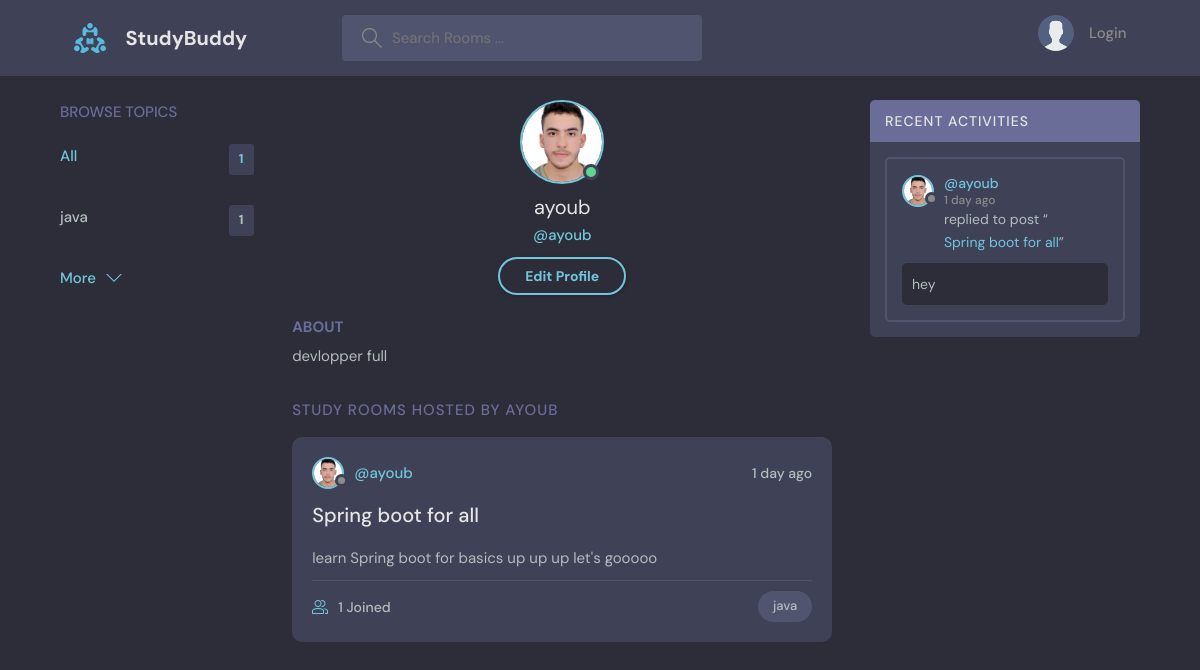
The page /user_profile/1/ on the database its author committed.
### base/models.py (models this page shows, shortened)
class Topic (models.Model):
    name = models.CharField(max_length=200)

class User(AbstractUser):
    name = models.CharField(max_length=200 , null=True)
    email = models.EmailField(unique = True)
    bio = models.TextField(null=True)
    profile_image = models.ImageField(null=True, default="avatar.svg")
    USERNAME_FIELD = 'email'
    REQUIRED_FIELDS = []

class Room(models.Model):
    host =models.ForeignKey(User,on_delete=models.SET_NULL,null=True)
    topic = models.ForeignKey(Topic,on_delete=models.SET_NULL,null=True)
    name= models.CharField(max_length=200)
    description = models.TextField(null=True,blank=True)
    participants = models.ManyToManyField(User, related_name='participants',blank=True)
    updated = models.DateTimeField(auto_now=True)
    created = models.DateTimeField(auto_now_add=True)
    class Meta:
        ordering = ['-updated','-created']

class Message(models.Model):
    user = models.ForeignKey(User,on_delete=models.CASCADE)
    room = models.ForeignKey(Room, on_delete=models.CASCADE)
    body = models.TextField()
    updated=models.DateTimeField(auto_now=True)
    created=models.DateTimeField(auto_now_add=True)

### base/views.py (the view)
# urls.py: path('user_profile/<str:pk>/',views.userProfile,name='user_profile'),
def userProfile(request,pk):
    user=User.objects.get(id=pk)
    rooms = user.room_set.all()
    room_message= user.message_set.all()
    Topics = Topic.objects.all()
    context={'user':user, 'rooms':rooms ,'room_message':room_message , 'Topics':Topics}
    return render(request,'base/profile.html',context)

### base/templates/base/profile.html
{% extends 'main.html' %}
{% block content %}
  <main class="profile-page layout layout--3">
    <div class="container">
      {% include 'base/topics_component.html' %}
      <div class="roomList">
        <div class="profile">
          <div class="profile__avatar">
            <div class="avatar avatar--large active">
              <img src="{{user.profile_image.url}}" />
            </div>
          </div>
          <div class="profile__info">
            <h3>{{user.username}}</h3>
            <p>@{{user.username}}</p>
            <a href="{% url 'update_profile' %}" class="btn btn--main btn--pill">Edit Profile</a>
          </div>
          <div class="profile__about">
            <h3>About</h3>
            <p>
              {{user.bio}}
            </p>
          </div>
        </div>
        <div class="roomList__header">
          <div>
            <h2>Study Rooms Hosted by {{user.username}}</a>
            </h2>
          </div>
        </div>
        {% include 'base/feed_component.html' %}
      </div>
        {% include 'base/activity_component.html' %}
    </div>
  </main>
{% endblock %}

### templates/main.html (shortened to what this page needs)
<!DOCTYPE html>
{% load static %}
<html lang="en">
  <head>
    <link rel="stylesheet" href="{% static 'styles/style.css' %}" />
  </head>
  <body>
    {% include 'navbar.html' %}  {% block content %} {% endblock %}
  </body>
</html>

### templates/navbar.html (shortened to what this page needs)
{% load static %}
<header class="header header--loggedIn">
  <div class="container">
    <a href="{% url 'home' %}" class="header__logo">
      <img src="{% static 'images/logo.svg' %}" />
      <h1>StudyBuddy</h1>
    </a>
    <form class="header__search" method="GET" action="{% url 'home' %}">
      <label>
        <input type="text" name="q" placeholder="Search Rooms ..." />
      </label>
    </form>
    <nav class="header__menu">
      {% if request.user.is_authenticated %}
      <div class="header__user">
        <a href="{% url 'user_profile' user.id %}">
          <div class="avatar avatar--medium active">
            <img src="{{user.profile_image.url}}" />
          </div>
          <p>
            {{request.user.username}}
            <span> @{{request.user.username}} </span>
          </p>
        </a>
        <button class="dropdown-button">
          <svg
            version="1.1"
            xmlns="http://www.w3.org/2000/svg"
            width="32"
            height="32"
            viewBox="0 0 32 32"
          >
            <title>chevron-down</title>
            <path d="M16 21l-13-13h-3l16 16 16-16h-3l-13 13z"></path>
          </svg>
        </button>
      </div>
      {% else %}
      <a href="{% url 'login' %}">
        <img src="{% static 'images/avatar.svg'%}" />
        <p>Login</p>
      </a>
      {% endif %}
    </nav>
  </div>
</header>

### base/templates/base/topics_component.html
<div class="topics">
  <div class="topics__header">
    <h2>Browse Topics</h2>
  </div>
  <ul class="topics__list">
    <li>
      <a href="{% url 'home' %}" class="active"
        >All <span>{{Topics.count}}</span></a
      >
    </li>
    {% for topic in Topics %}
    <li>
      <a href="{% url 'home' %}?q={{topic.name}}"
        >{{ topic.name }} <span>{{topic.room_set.all.count}}</span></a
      >
    </li>
    {% endfor %}
  </ul>
  <a class="btn btn--link" href="topics.html">
    More
    <svg
      version="1.1"
      xmlns="http://www.w3.org/2000/svg"
      width="32"
      height="32"
      viewBox="0 0 32 32"
    >
      <title>chevron-down</title>
      <path d="M16 21l-13-13h-3l16 16 16-16h-3l-13 13z"></path>
    </svg>
  </a>
</div>

### base/templates/base/feed_component.html (shortened to what this page needs)
{% for room in rooms %}
<div class="roomListRoom">
  <div class="roomListRoom__header">
    <a
      href="{% url 'user_profile' room.host.id %}"
      class="roomListRoom__author"
    >
      <div class="avatar avatar--small">
        <img src="{{room.host.profile_image.url}}" />
      </div>
      <span>@{{room.host.username}}</span>
    </a>
    <div class="roomListRoom__actions">
      <span>{{room.created|timesince}} ago</span>
    </div>
  </div>
  <div class="roomListRoom__content">
    <a href="{% url 'room' room.id %}">{{room.name}}</a>
    <p>{{room.description}}</p>
  </div>
  <div class="roomListRoom__meta">
    <a href="{% url 'room' room.id %}" class="roomListRoom__joined">
      {{room.participants.all.count}} Joined
    </a>
    <p class="roomListRoom__topic">{{room.topic.name}}</p>
  </div>
</div>
{% endfor %}

### base/templates/base/activity_component.html (shortened to what this page needs)
<div class="activities">
  <div class="activities__header">
    <h2>Recent Activities</h2>
  </div>
  {% for message in room_message %}
  <div class="activities__box">
    <div class="activities__boxHeader roomListRoom__header">
      <a
        href="{% url 'user_profile' message.user.id %}"
        class="roomListRoom__author"
      >
        <div class="avatar avatar--small">
          <img src="{{message.user.profile_image.url}}" />
        </div>
        <p>
          @{{message.user.username}}
          <span>{{message.created|timesince}} ago</span>
        </p>
      </a>
    </div>
    <div class="activities__boxContent">
      <p>
        replied to post “<a href="{% url 'room' message.room.id %}"
          >{{message.room.name}}</a
        >”
      </p>
      <div class="activities__boxRoomContent">{{message.body}}</div>
    </div>
  </div>
  {% endfor %}
</div>

### rows shown on the page
Topic: name "java", room_set.all.count "1"
User: profile_image (picture), username "ayoub", bio "devlopper full", username "AYOUB"
Room: host.profile_image (picture), host.username "ayoub", created "1 day", name "Spring boot for all", description "learn Spring boot for basics up up up let's gooooo", participants.all.count "1", topic.name "java"
Message: user.profile_image (picture), user.username "ayoub", created "1 day", room.name "Spring boot for all", body "hey"

### other values the page prints
{{ Topics.count }} "1"
